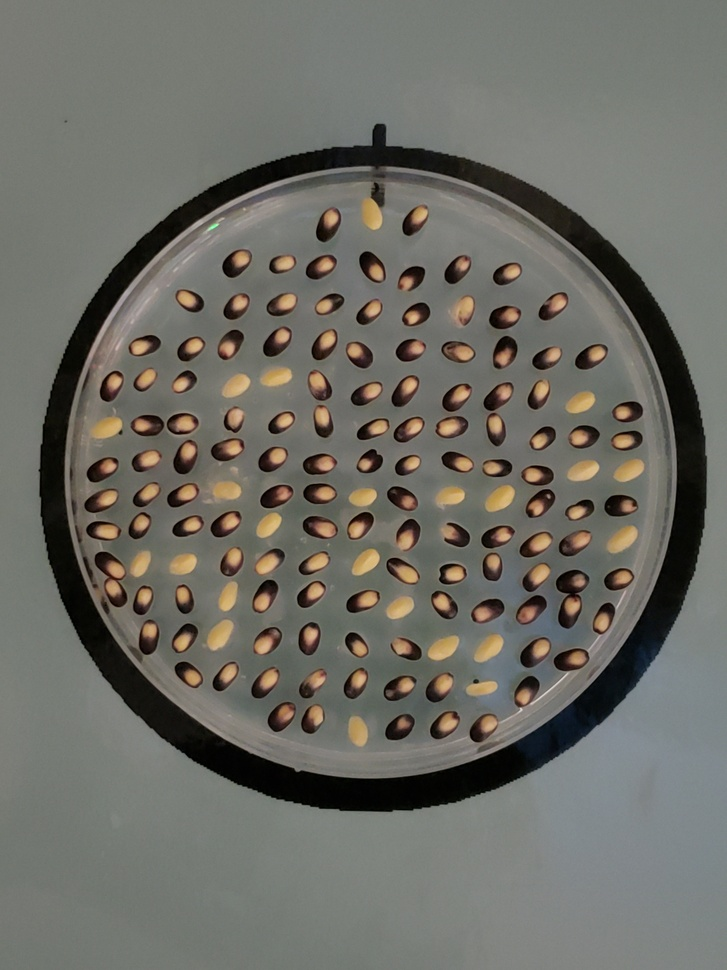
#> input picture image_processing/pics/DH134_E5_P2_24Hours.jpeg, 727 x 970 px, shrunk from 3024 x 4032 before the run
$ python showpic.py
#> lines starting #> are read from the running program, lines starting #| are printed output that depends on the picture
import cv2
import numpy as np
import matplotlib.pyplot as plt

img = cv2.imread('pics/DH134_E5_P2_24Hours.jpeg')
#> img is the input picture: shape (970, 727, 3); mean B, G, R 101.3, 108.4, 109.2
b,g,r = cv2.split(img)
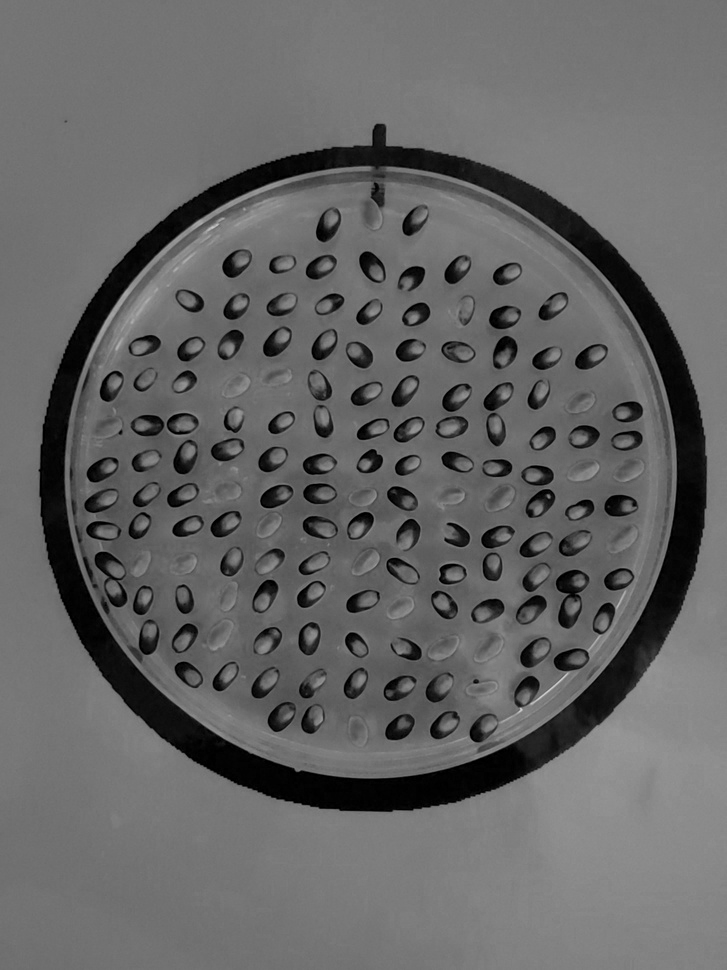
#> b: shape (970, 727); min 0, max 210, mean 101.3
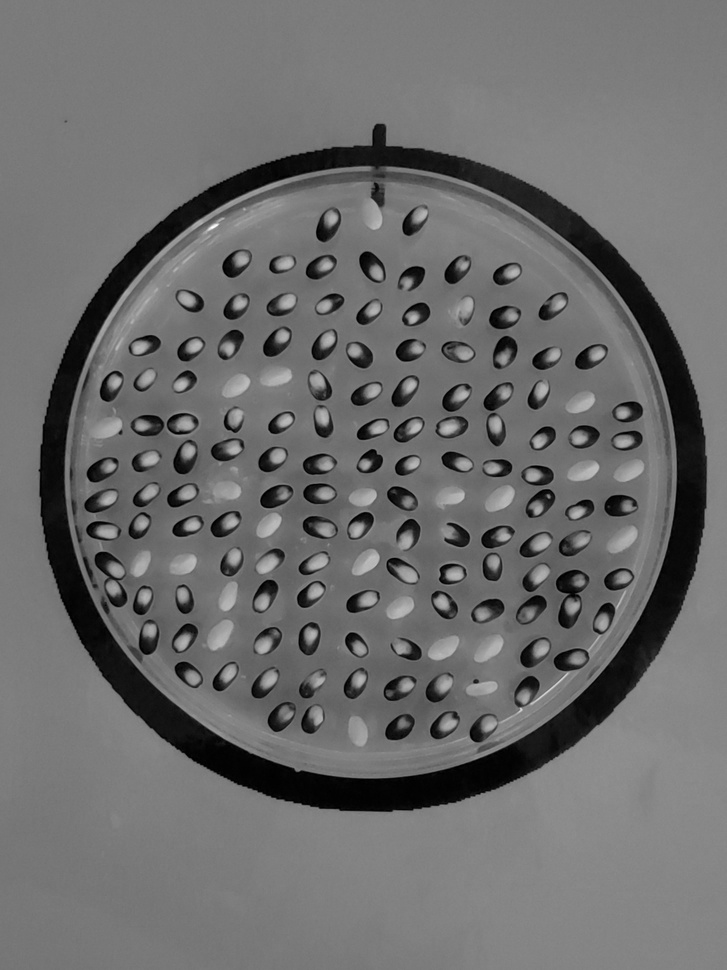
#> g: shape (970, 727); min 0, max 255, mean 108.4
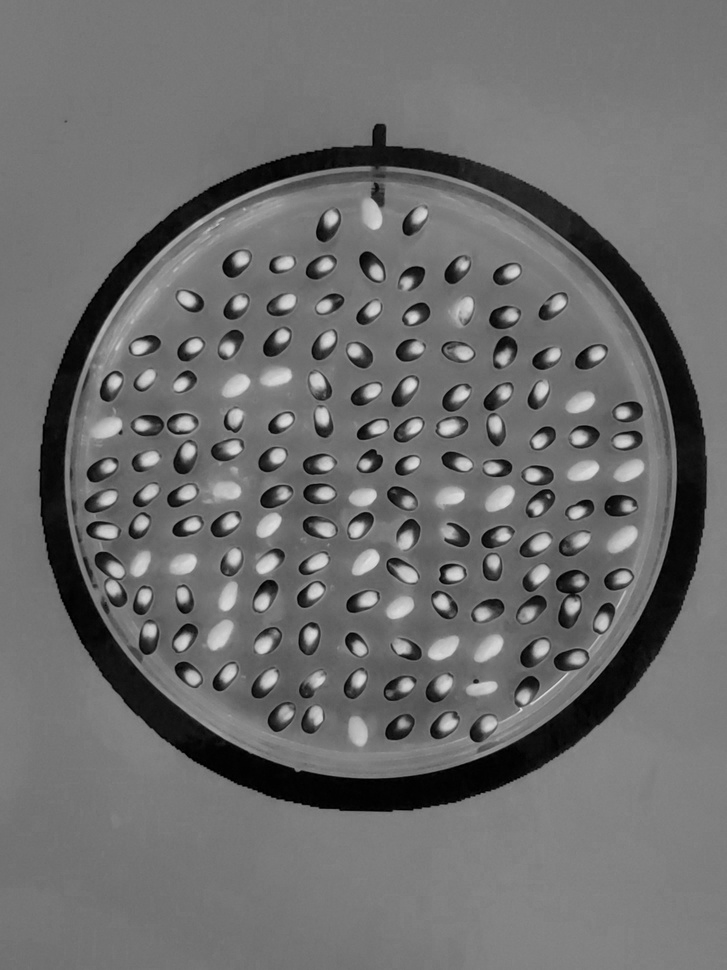
#> r: shape (970, 727); min 0, max 224, mean 109.2
img2 = cv2.merge([r,g,b])
plt.subplot(121);plt.imshow(img) # expects distorted color
plt.subplot(122);plt.imshow(img2) # expect true color
plt.show()
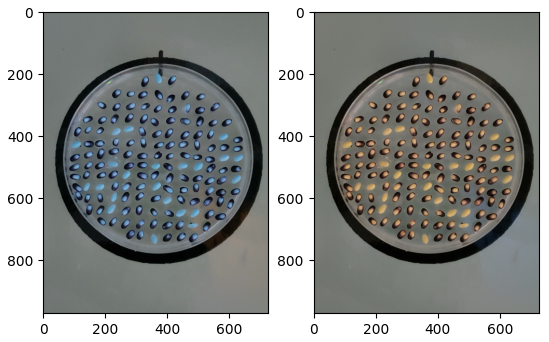
#> figure drawn by matplotlib, 2 panels; B, G, R data is drawn as R, G, B

$ run again, with image_processing/pics/DH134_E4_P2_24Hours.jpeg copied over image_processing/pics/DH134_E5_P2_24Hours.jpeg
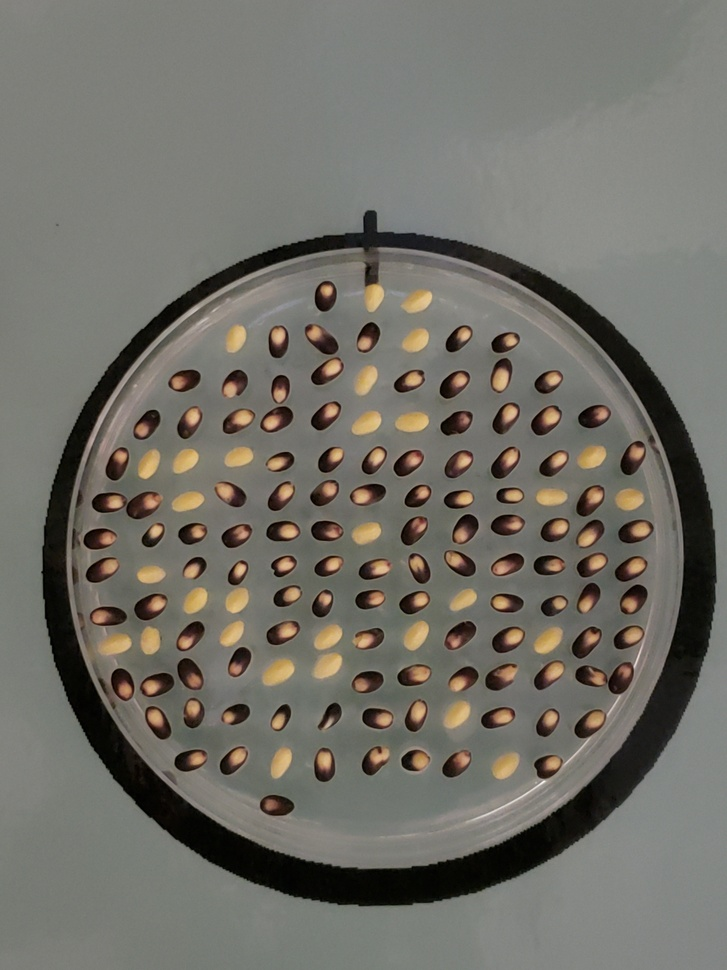
#> input picture image_processing/pics/DH134_E4_P2_24Hours.jpeg, 727 x 970 px, shrunk from 3024 x 4032 before the run
#> img is the input picture: shape (970, 727, 3); mean B, G, R 103.6, 111.2, 113.2
#> `b,g,r = cv2.split(img)`:
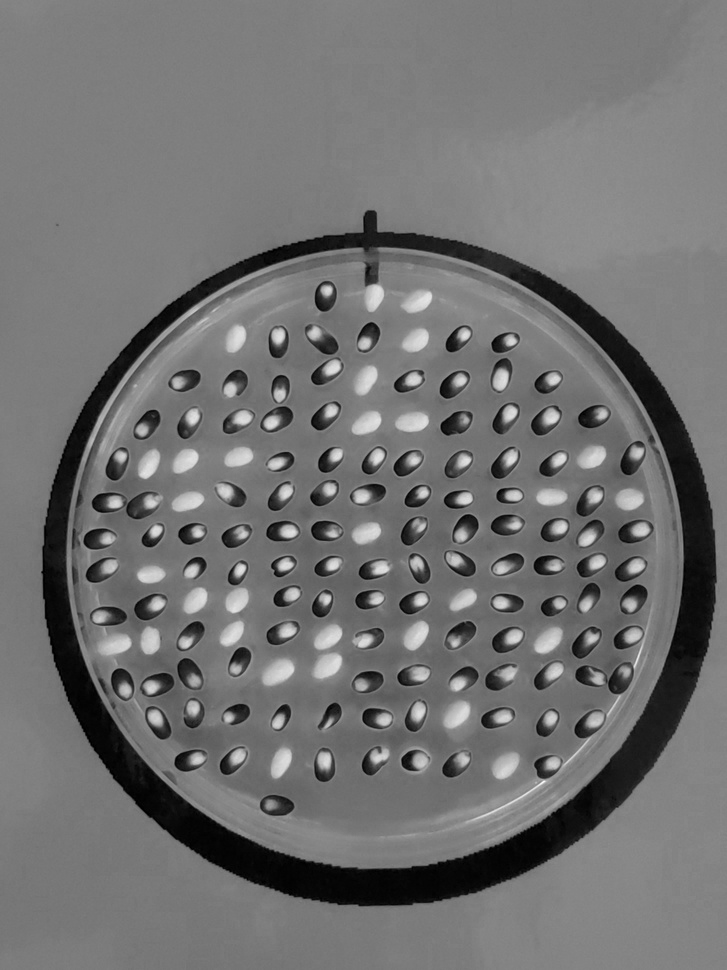
#> r: shape (970, 727); min 0, max 252, mean 113.2
#> `plt.show()`:
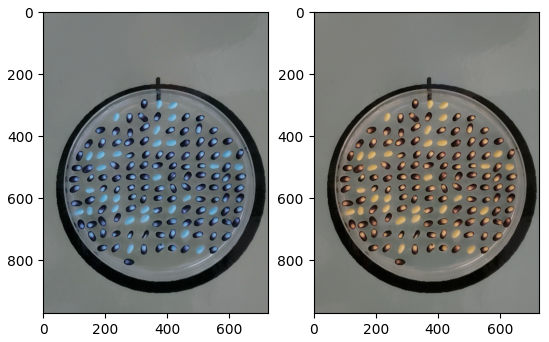
#> figure drawn by matplotlib, 2 panels; B, G, R data is drawn as R, G, B

$ run again, with image_processing/pics/DH134_E5_P1_24Hours.jpeg copied over image_processing/pics/DH134_E5_P2_24Hours.jpeg
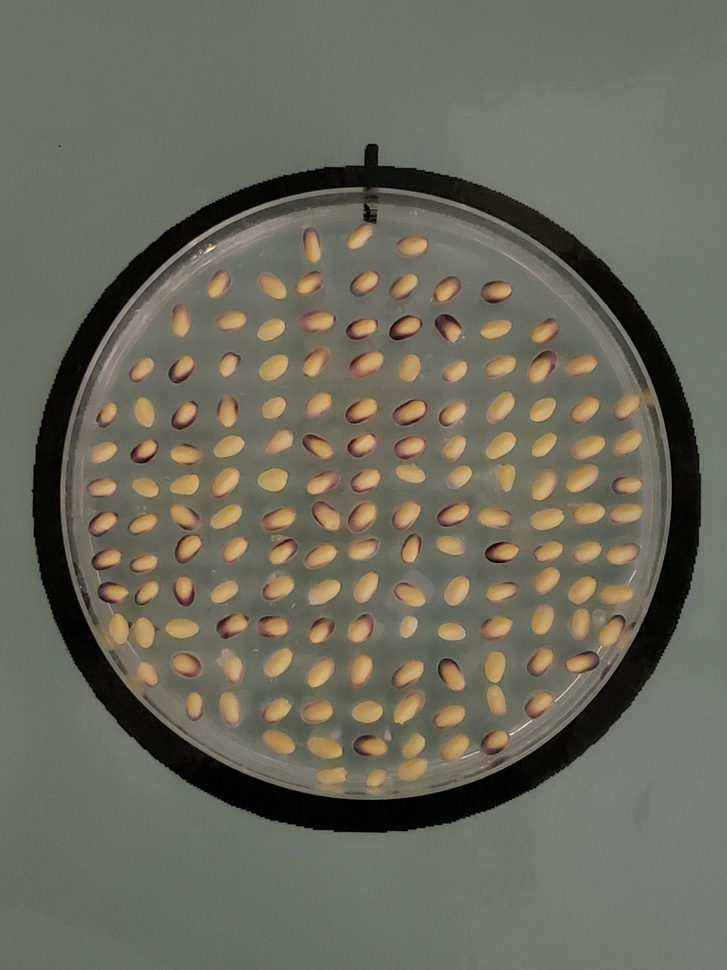
#> input picture image_processing/pics/DH134_E5_P1_24Hours.jpeg, 727 x 970 px, shrunk from 3024 x 4032 before the run
#> img is the input picture: shape (970, 727, 3); mean B, G, R 92.8, 105.9, 107.3
#> `b,g,r = cv2.split(img)`:
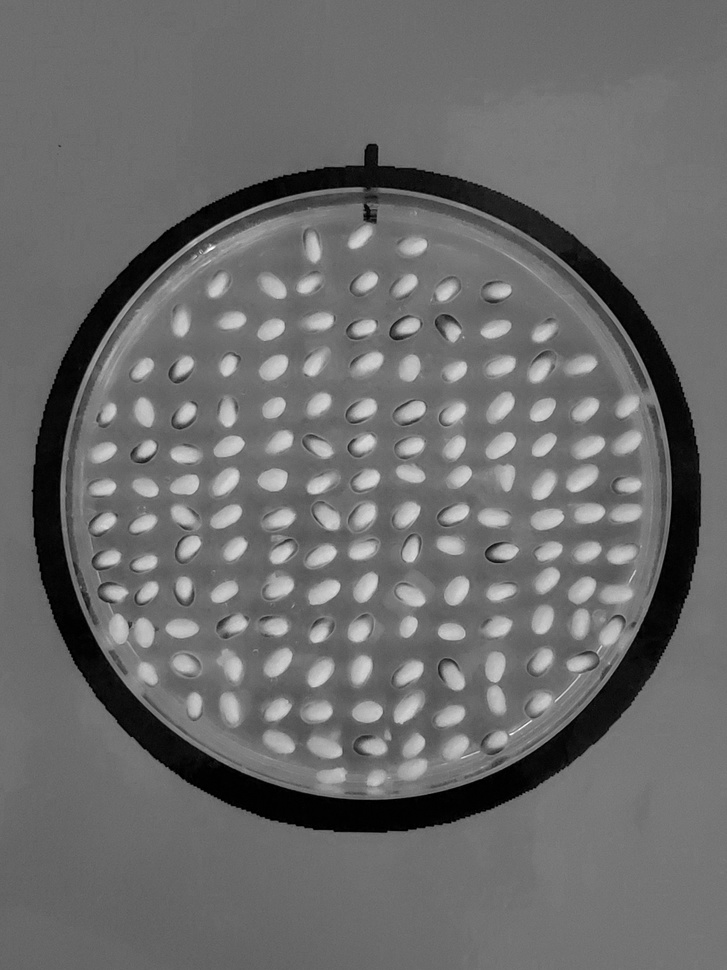
#> r: shape (970, 727); min 0, max 255, mean 107.3
#> `plt.show()`:
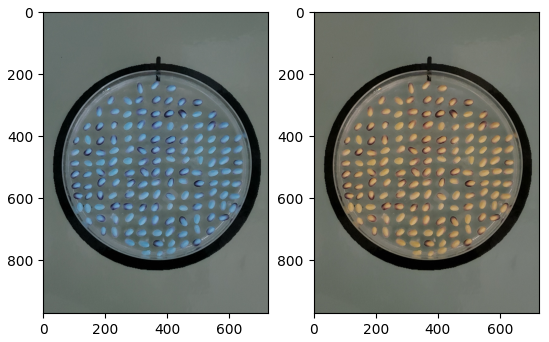
#> figure drawn by matplotlib, 2 panels; B, G, R data is drawn as R, G, B

$ run again, with image_processing/pics/DH134_E6_P1_24Hours.jpeg copied over image_processing/pics/DH134_E5_P2_24Hours.jpeg
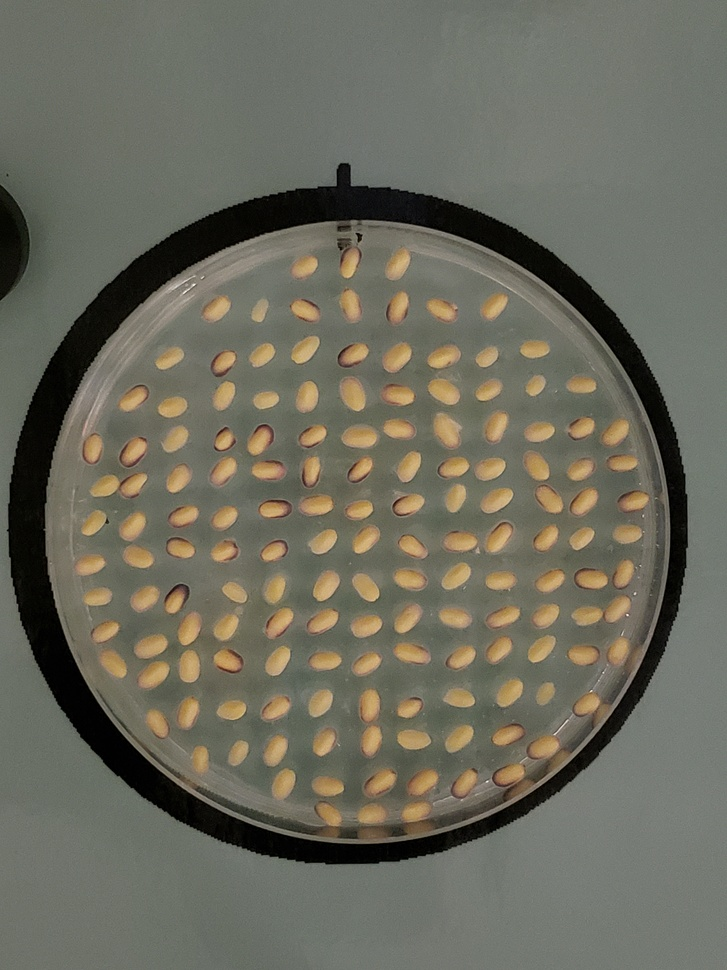
#> input picture image_processing/pics/DH134_E6_P1_24Hours.jpeg, 727 x 970 px, shrunk from 3024 x 4032 before the run
#> img is the input picture: shape (970, 727, 3); mean B, G, R 93.6, 106.8, 108.1
#> `b,g,r = cv2.split(img)`:
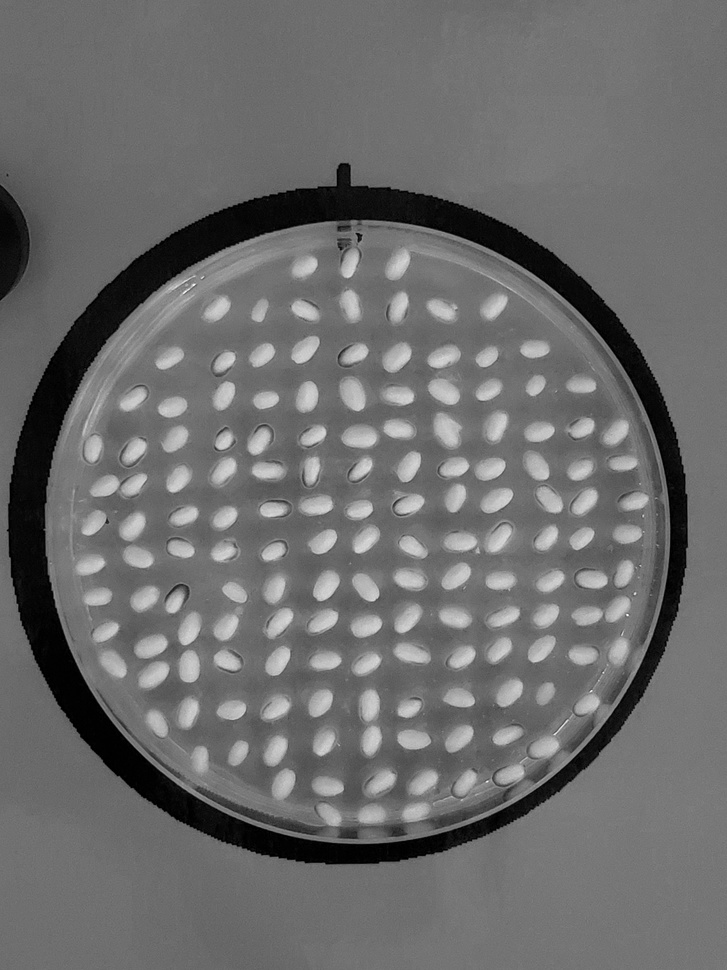
#> r: shape (970, 727); min 0, max 253, mean 108.1
#> `plt.show()`:
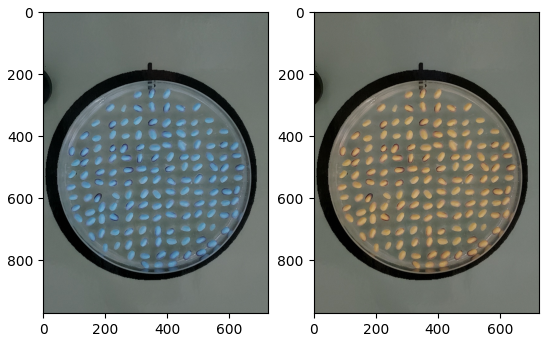
#> figure drawn by matplotlib, 2 panels; B, G, R data is drawn as R, G, B
